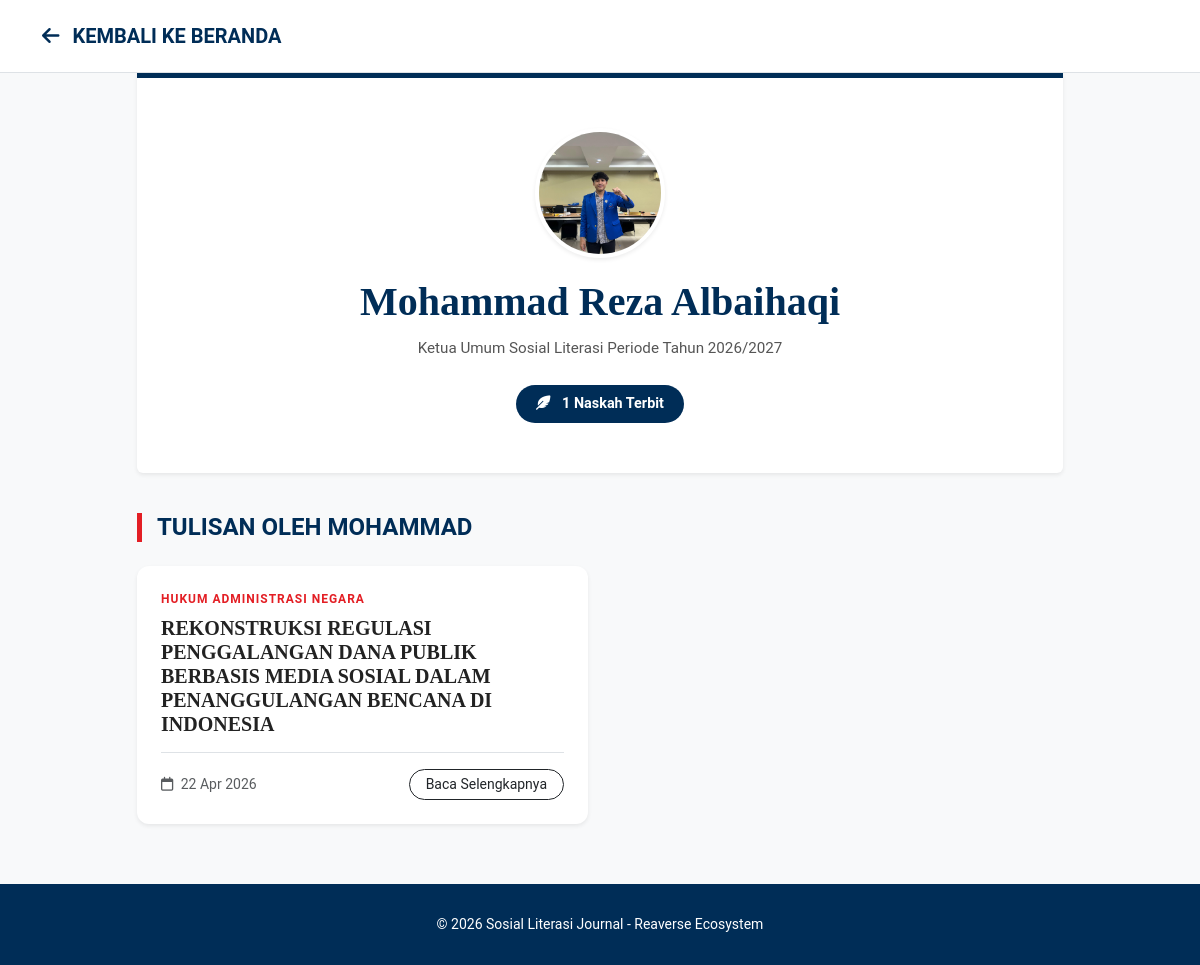
The page /profil/@mohammad_reza/ on the database its author committed.
### tulisan/models.py (models this page shows, shortened)
class Profile(models.Model):
    user = models.OneToOneField(User, on_delete=models.CASCADE, related_name='profile')
    foto = models.ImageField(upload_to='profile_pics/', default='profile_pics/default.png', blank=True, null=True)
    bio = models.TextField(max_length=500, blank=True)

class Karya(models.Model):
    penulis_user = models.ForeignKey(User, on_delete=models.CASCADE, related_name='daftar_karya', null=True, blank=True)
    KATEGORI_CHOICES = [
        ('pidana', 'Hukum Pidana'),
        ('perdata', 'Hukum Perdata'),
        ('htn', 'Hukum Tata Negara'),
        ('han', 'Hukum Administrasi Negara'),
    ]
    judul = models.CharField(max_length=200)
    penulis = models.CharField(max_length=100) # Tetap ada sebagai nama tampilan
    isi = RichTextField()
    gambar = models.ImageField(upload_to='naskah/', blank=True, null=True)
    kategori = models.CharField(max_length=20, choices=KATEGORI_CHOICES, default='pidana')
    is_published = models.BooleanField(default=False)
    tanggal_terbit = models.DateTimeField(auto_now_add=True)
    file_pdf = models.FileField(upload_to='jurnal_pdf/', blank=True, null=True)
    is_jurnal_ilmiah = models.BooleanField(default=False)

### tulisan/views.py (the view)
# urls.py: path('profil/<str:username>/', views.profil_penulis, name='profil_penulis'),
def profil_penulis(request, username):
    user_penulis = get_object_or_404(User, username=username)
    karya_list = Karya.objects.filter(penulis_user=user_penulis, is_published=True).order_by('-id')
    return render(request, 'tulisan/profil_penulis.html', {
        'penulis': user_penulis,
        'karya_list': karya_list
    })

### templates/tulisan/profil_penulis.html (shortened to what this page needs)
{% load static %}
<!DOCTYPE html>
<html lang="id">
<head>
    <link href="https://cdn.jsdelivr.net/npm/bootstrap@5.3.0/dist/css/bootstrap.min.css" rel="stylesheet">
    <link rel="stylesheet" href="https://cdnjs.cloudflare.com/ajax/libs/font-awesome/6.0.0/css/all.min.css">
</head>
<body>
<nav class="navbar navbar-light bg-white border-bottom py-3 sticky-top">
    <div class="container">
        <a class="navbar-brand fw-bold text-navy" href="{% url 'home' %}" style="color: var(--ho-navy);">
            <i class="fa-solid fa-arrow-left me-2"></i> KEMBALI KE BERANDA
        </a>
    </div>
</nav>
<div class="container">
    <div class="row justify-content-center">
        <div class="col-lg-10">
            <div class="profile-header rounded-bottom shadow-sm">
                <div class="profile-avatar shadow-sm">
                    {% if penulis.profile.foto %}
                        <img src="{{ penulis.profile.foto.url }}" alt="{{ penulis.username }}">
                    {% else %}
                        <i class="fa-solid fa-user-tie"></i>
                    {% endif %}
                </div>
                <h1 class="author-name">{{ penulis.get_full_name|default:penulis.username }}</h1>
                {% if penulis.profile.bio %}
                    <p class="author-bio">{{ penulis.profile.bio }}</p>
                {% else %}
                    <p class="text-muted mb-0">Kontributor Aktif @ Sosial Literasi Journal</p>
                {% endif %}
                <div class="stats-badge">
                    <i class="fa-solid fa-feather-pointed me-2"></i> {{ karya_list.count }} Naskah Terbit
                </div>
            </div>
            <h4 class="fw-bold mb-4" style="color: var(--ho-navy); border-left: 5px solid var(--ho-accent); padding-left: 15px;">
                TULISAN OLEH {{ penulis.first_name|upper|default:penulis.username|upper }}
            </h4>
            <div class="row g-4">
                {% for naskah in karya_list %}
                <div class="col-md-6">
                    <div class="card h-100 card-karya shadow-sm">
                        <div class="card-body p-4">
                            <span class="kategori-tag d-block mb-2">{{ naskah.get_kategori_display }}</span>
                            <h5 class="mb-3">
                                <a href="{% url 'detail_karya' naskah.id %}" class="judul-link">
                                    {{ naskah.judul }}
                                </a>
                            </h5>
                            <div class="d-flex justify-content-between align-items-center mt-3 pt-3 border-top">
                                <small class="text-muted"><i class="fa-regular fa-calendar me-1"></i> {{ naskah.tanggal_terbit|date:"d M Y" }}</small>
                                <a href="{% url 'detail_karya' naskah.id %}" class="btn btn-sm btn-outline-dark rounded-pill px-3">Baca Selengkapnya</a>
                            </div>
                        </div>
                    </div>
                </div>
                {% endfor %}
            </div>
        </div>
    </div>
</div>
<footer class="footer text-center">
    <div class="container">
        <p class="small mb-0">&copy; 2026 Sosial Literasi Journal - Reaverse Ecosystem</p>
    </div>
</footer>
</body>
</html>

### templates/tulisan/profil_penulis.html (style rules this page uses)
:root { --ho-navy: #002d57; --ho-accent: #e31e24; --bg-light: #f8f9fa; }
body { font-family: 'Roboto', sans-serif; background-color: var(--bg-light); }
.profile-header { background: white; border-top: 5px solid var(--ho-navy); padding: 50px 20px; text-align: center; margin-bottom: 40px; box-shadow: 0 4px 15px rgba(0,0,0,0.05); }
.profile-avatar { width: 130px; height: 130px; background-color: #eee; border-radius: 50%; display: flex; align-items: center; justify-content: center; margin: 0 auto 20px; color: var(--ho-navy); font-size: 3.5rem; border: 4px solid white; overflow: hidden; }
.profile-avatar img { width: 100%; height: 100%; object-fit: cover; }
.author-name { font-family: 'Merriweather', serif; font-weight: 700; color: var(--ho-navy); margin-bottom: 5px; }
.author-bio { max-width: 600px; margin: 10px auto; font-size: 0.95rem; color: #555; line-height: 1.6; }
.stats-badge { display: inline-block; background: var(--ho-navy); color: white; padding: 8px 20px; border-radius: 25px; font-weight: 700; font-size: 0.9rem; margin-top: 15px; }
.card-karya { border: none; border-radius: 12px; transition: 0.3s; overflow: hidden; }
.kategori-tag { color: var(--ho-accent); text-transform: uppercase; font-weight: 700; font-size: 0.75rem; letter-spacing: 1px; }
.judul-link { text-decoration: none; color: #222; font-family: 'Merriweather', serif; font-weight: 700; transition: 0.2s; }
.footer { background: var(--ho-navy); color: white; padding: 30px 0; margin-top: 60px; }

### rows shown on the page
Karya: kategori "HUKUM ADMINISTRASI NEGARA", judul "REKONSTRUKSI REGULASI PENGGALANGAN DANA PUBLIK BERBASIS MEDIA SOSIAL DALAM PENANGGULANGAN BENCANA DI INDONESIA", tanggal_terbit "22 Apr 2026"

### other values the page prints
{{ penulis.get_full_name|default:penulis.username }} "Mohammad Reza Albaihaqi"
{{ penulis.profile.bio }} "Ketua Umum Sosial Literasi Periode Tahun 2026/2027"
{{ karya_list.count }} "1"
{{ penulis.first_name|upper|default:penulis.username|upper }} "MOHAMMAD"
